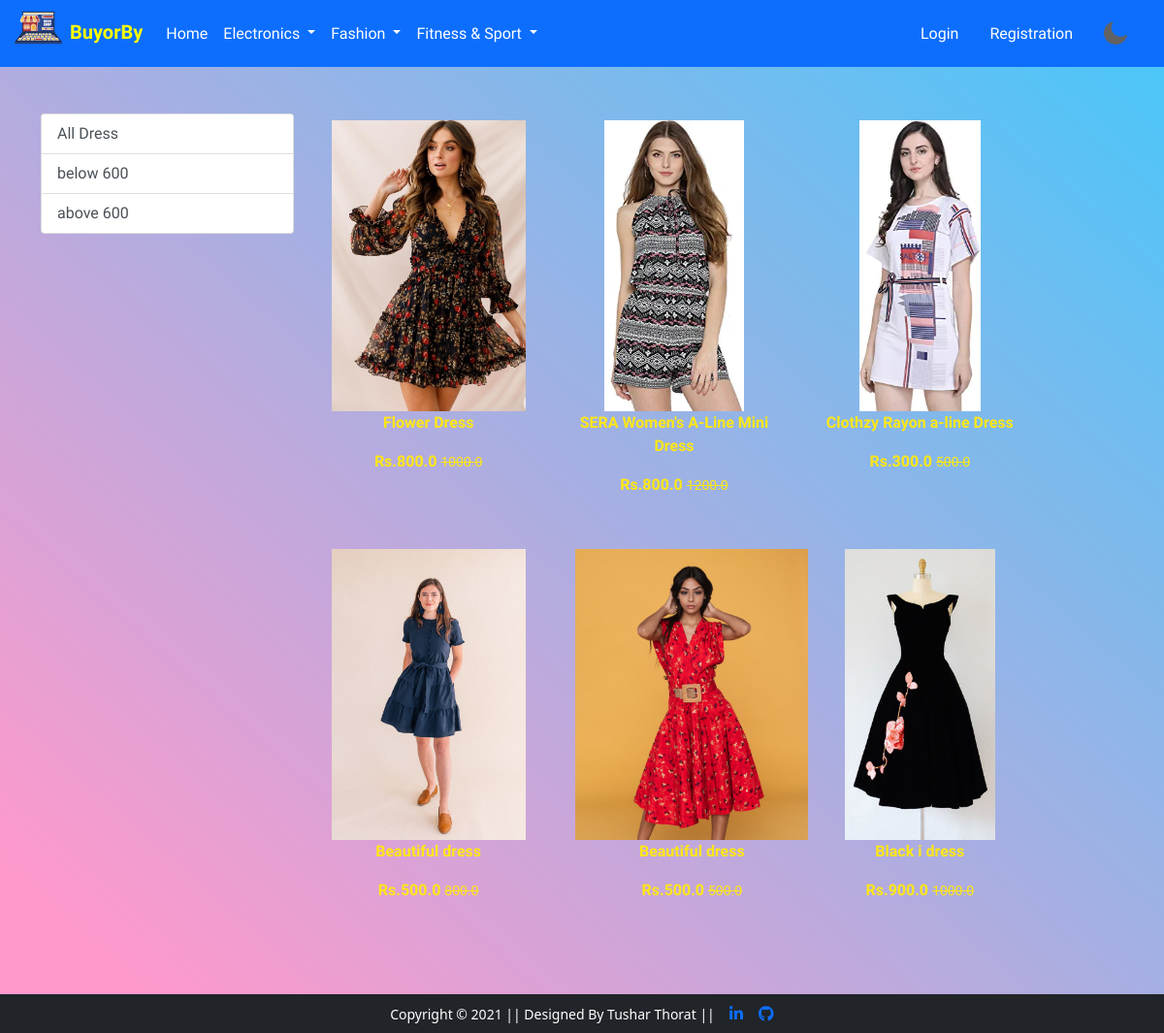
The page /dress/ on the database its author committed.
### app/models.py (models this page shows, shortened)
class Product(models.Model):
    title = models.CharField(max_length=100)
    selling_price =models.FloatField()
    discounted_price = models.FloatField()
    discripation = models.TextField(default = "anything")
    brand = models.CharField(max_length=100)
    category = models.CharField(choices=CATEGORY_CHOICES,max_length=2)
    product_image = models.ImageField(upload_to ='producting')

### app/views.py (the view)
# urls.py: path('dress/', views.Dress, name='dress'),
def Dress(request, data=None):
    if data == None:
        dress = Product.objects.filter(category='D')
    elif data == 'below':
        dress =  Product.objects.filter(category='D').filter(discounted_price__lt=600)
    elif data == 'above':
        dress =  Product.objects.filter(category='D').filter(discounted_price__gt=600)
    return render(request, 'app/dress.html',{'dress':dress})

### app/templates/app/dress.html (shortened to what this page needs)
{% extends 'app/base.html' %}
{% load static %}
{% block main-content %}
<div class="container my-5">
 <div class="row">
  <div class="col-sm-3">
   <div class = "list-group">
     <a href = "{% url 'dress' %}" class="list-group-item list-group-item-action"
     aria-current="true">All Dress</a>
     <a href = "{% url 'dressdata' 'below' %}" class="list-group-item list-group-item-action"
     aria-current="true">below 600</a>
     <a href = "{% url 'dressdata' 'above' %}" class="list-group-item list-group-item-action"
     aria-current="true">above 600</a>
   </div>
  </div>
  <div class="col-sm-8">
   <div class = "row">
     {% for product in dress %}
      <div class="col-sm-4 text-center mb-4">
       <a href="{% url 'product-detail' product.id %}" class="btn">
        <div class="item">
          <img src="{{product.product_image.url}}" alt=""
          height="300" class="">
          <div class="fw-bold"><p><b>{{product.title}}</b></p></div>
          <div class="fw-bold"><p><b>Rs.{{product.discounted_price}}
          <small class="fw-light text-decoration-line-through">{{product.selling_price}}</small></b><p></div>
         </div>
       </a>
      </div>
     {% endfor %}
   </div>
  </div>
 </div>
</div>
{% endblock main-content %}

### app/static/app/css/style.css (style rules this page uses)
* { margin: 0; padding: 0; }
body { background:var(--primary-colour); }
:root { --primary-colour:linear-gradient(to bottom left, #33ccff -9%, #ff99cc 92%); --secondary-color:#212121; }
.container { color:var(--secondary-color); font-family: 'Kaushan Script', cursive; }
.fw-bold p b { color:#FEE715FF; }

### rows shown on the page
Product: product_image (picture), title "Flower Dress", discounted_price "800.0", selling_price "1000.0"
Product: product_image (picture), title "SERA Women's A-Line Mini Dress", discounted_price "800.0", selling_price "1200.0"
Product: product_image (picture), title "Clothzy Rayon a-line Dress", discounted_price "300.0", selling_price "500.0"
Product: product_image (picture), title "Beautiful dress", discounted_price "500.0", selling_price "800.0"
Product: product_image (picture), title "Beautiful dress", discounted_price "500.0", selling_price "500.0"
Product: product_image (picture), title "Black i dress", discounted_price "900.0", selling_price "1000.0"
